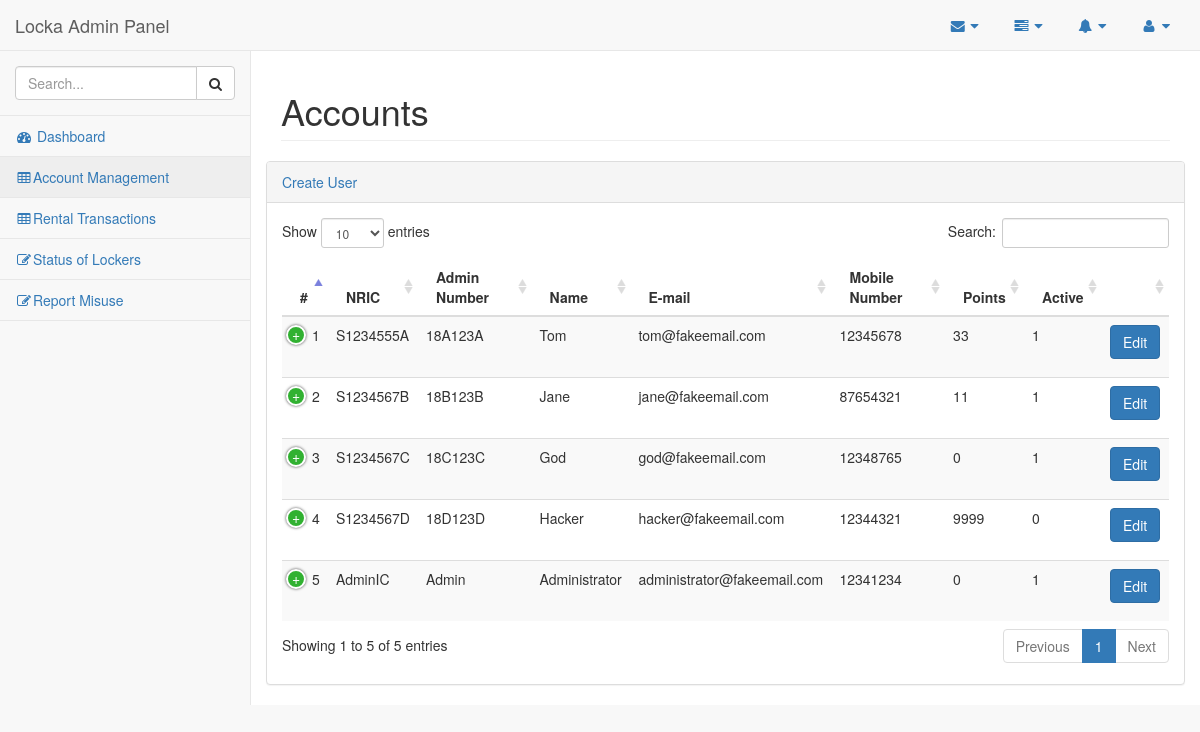
Page /index.php/accountmanagement on the committed database.
### tables this page shows
CREATE TABLE IF NOT EXISTS `tbl_users` (
  `ID` int(11) NOT NULL AUTO_INCREMENT,
  `Username` varchar(12) NOT NULL,
  `NRIC` varchar(45) NOT NULL,
  `Display_Name` varchar(45) NOT NULL,
  `Email` varchar(255) NOT NULL,
  `Mobile_No` varchar(8) NOT NULL,
  `Password` varchar(512) NOT NULL,
  `Create_Time` timestamp NULL DEFAULT CURRENT_TIMESTAMP,
  `Points` int(11) NOT NULL DEFAULT '0',
  `Is_Active` tinyint(4) NOT NULL DEFAULT '1',
  `Is_Admin` tinyint(4) NOT NULL DEFAULT '0',
  PRIMARY KEY (`ID`),
  UNIQUE KEY `Username_UNIQUE` (`Username`)
);

### application/controllers/AccountManagement.php (called while the page is built, shortened)
<?php
	class AccountManagement extends CI_Controller {
		public function __construct()
		{
			$this->load->helper('url');
			$this->load->database();
		}
		public function index()
		{
			$this->load->model('AdminModel');
			$data['userlist'] = $this->AdminModel->Get_User_List();
			$this->load->view('Admin/AccountManagement', $data);
		}
	}
?>

### index.php (called while the page is built, shortened)
<?php
require_once BASEPATH.'core/CodeIgniter.php';

### application/models/AdminModel.php (called while the page is built, shortened)
<?php
	class AdminModel extends CI_Model
	{
		function get_user_list()
		{
			$this->db->select('*');
			$this->db->from('tbl_users');
			$query = $this->db->get();
			$result = $query->result();
			$list = Array();
			for ($i = 0; $i < count($result); $i++)
			{
				$list[$i] = (object)NULL;
				$list[$i]->Username = $result[$i]->Username;
				$list[$i]->NRIC = $result[$i]->NRIC;
				$list[$i]->Display_Name = $result[$i]->Display_Name;
				$list[$i]->Email = $result[$i]->Email;
				$list[$i]->Mobile_No = $result[$i]->Mobile_No;
				$list[$i]->Create_Time = $result[$i]->Create_Time;
				$list[$i]->Points = $result[$i]->Points;
				$list[$i]->Is_Active = $result[$i]->Is_Active;
				$list[$i]->Is_Admin = $result[$i]->Is_Admin;
			}
			return $list;
		}
	}
?>

### application/views/Admin/AccountManagement.php (the view, shortened to what this page needs)
<!DOCTYPE html>
<html lang="en">
<head>
    <link href="<?=base_url()?>assets/admin-bs/vendor/bootstrap/css/bootstrap.min.css" rel="stylesheet">
    <link href="<?=base_url()?>assets/admin-bs/vendor/metisMenu/metisMenu.min.css" rel="stylesheet">
    <link href="<?=base_url()?>assets/admin-bs/vendor/datatables-plugins/dataTables.bootstrap.css" rel="stylesheet">
    <link href="<?=base_url()?>assets/admin-bs/vendor/datatables-responsive/dataTables.responsive.css" rel="stylesheet">
    <link href="<?=base_url()?>assets/admin-bs/dist/css/sb-admin-2.css" rel="stylesheet">
    <link href="<?=base_url()?>assets/admin-bs/vendor/font-awesome/css/font-awesome.min.css" rel="stylesheet" type="text/css">
</head>
<body>
    <div id="wrapper">
        <nav class="navbar navbar-default navbar-static-top" role="navigation" style="margin-bottom: 0">
            <div class="navbar-header">
                <a class="navbar-brand" href="AdminHome">Locka Admin Panel</a>
            </div>
            <ul class="nav navbar-top-links navbar-right">
                <li class="dropdown">
                    <a class="dropdown-toggle" data-toggle="dropdown" href="#">
                        <i class="fa fa-envelope fa-fw"></i> <i class="fa fa-caret-down"></i>
                    </a>
                </li>
                <li class="dropdown">
                    <a class="dropdown-toggle" data-toggle="dropdown" href="#">
                        <i class="fa fa-tasks fa-fw"></i> <i class="fa fa-caret-down"></i>
                    </a>
                </li>
                <li class="dropdown">
                    <a class="dropdown-toggle" data-toggle="dropdown" href="#">
                        <i class="fa fa-bell fa-fw"></i> <i class="fa fa-caret-down"></i>
                    </a>
                </li>
                <li class="dropdown">
                    <a class="dropdown-toggle" data-toggle="dropdown" href="#">
                        <i class="fa fa-user fa-fw"></i> <i class="fa fa-caret-down"></i>
                    </a>
                </li>
            </ul>
            <div class="navbar-default sidebar" role="navigation">
                <div class="sidebar-nav navbar-collapse">
                    <ul class="nav" id="side-menu">
                        <li class="sidebar-search">
                            <div class="input-group custom-search-form">
                                <input type="text" class="form-control" placeholder="Search...">
                                <span class="input-group-btn">
                                <button class="btn btn-default" type="button">
                                    <i class="fa fa-search"></i>
                                </button>
                            </span>
                            </div>
                        </li>
                        <li>
                            <a href="adminlogin"><i class="fa fa-dashboard fa-fw"></i> Dashboard</a>
                        </li>
                        <li>
                            <a href="accountmanagement"><i class="fa fa-table fa-fw"></i>Account Management</a>
                        </li>
                        <li>
                            <a href="rentaltransactions"><i class="fa fa-table fa-fw"></i>Rental Transactions</a>
                        </li>
						<li>
                            <a href="lockerstatus"><i class="fa fa-edit fa-fw"></i>Status of Lockers</a>
                        </li>
						<li>
                            <a href="userreport"><i class="fa fa-edit fa-fw"></i>Report Misuse</a>
						</li>
                    </ul>
                </div>
            </div>
        </nav>
        <div id="page-wrapper">
            <div class="row">
                <div class="col-lg-12">
                    <h1 class="page-header">Accounts</h1>
                </div>
            </div>
            <div class="row">
                <div class="col-lg-15">
                    <div class="panel panel-default">
                        <div class="panel-heading">
							<a href="<?php echo base_url();?>createadmin/create_admintry"><i class="\"></i> Create User</a>
                        </div>
                        <div class="panel-body">
                            <table width="100%" class="table table-striped" id="dataTables-example">
                                <thead>
                                    <tr>
                                        <th>#</th>
										<th>NRIC</th>
										<th>Admin Number</th>
										<th>Name</th>
										<th>E-mail</th>
										<th>Mobile Number</th>
										<th>Points</th>
										<th>Active</th>
										<th></th>
										<tbody>
										<?php for ($i = 0; $i < count($userlist); $i++) { ?>
										<tr>
										<td><?php echo ($i+1); ?></td>
										<td><?php echo $userlist[$i]->NRIC; ?></td>
										<td><?php echo $userlist[$i]->Username; ?></td>
										<td><?php echo $userlist[$i]->Display_Name; ?></td>
										<td><?php echo $userlist[$i]->Email; ?></td>
										<td><?php echo $userlist[$i]->Mobile_No; ?></td>
										<td><?php echo $userlist[$i]->Points; ?></td>
										<td><?php echo $userlist[$i]->Is_Active; ?></td>
										<td><p><a href="<?php echo base_url();?>UpdateAccount/GetAccountDetails/<?php echo ($userlist[$i]->Username) ?>"><button type="button" class="btn btn-primary">Edit</button></a></p> </td>
										</tr>
										<?php } ?>
										</tr>
                                    </thead>
                                </table>
                            </div>
                        </div>
                    </div>
                </div>
            </div>
</body>
</html>

### rows in the picture
tbl_users: NRIC "S1234555A", Username "18A123A", Display_Name "Tom", Email "tom@fakeemail.com", Mobile_No "12345678", Points "33", Is_Active "1"
tbl_users: NRIC "S1234567B", Username "18B123B", Display_Name "Jane", Email "jane@fakeemail.com", Mobile_No "87654321", Points "11", Is_Active "1"
tbl_users: NRIC "S1234567C", Username "18C123C", Display_Name "God", Email "god@fakeemail.com", Mobile_No "12348765", Points "0", Is_Active "1"
tbl_users: NRIC "S1234567D", Username "18D123D", Display_Name "Hacker", Email "hacker@fakeemail.com", Mobile_No "12344321", Points "9999", Is_Active "0"
tbl_users: NRIC "AdminIC", Username "Admin", Display_Name "Administrator", Email "administrator@fakeemail.com", Mobile_No "12341234", Points "0", Is_Active "1"
